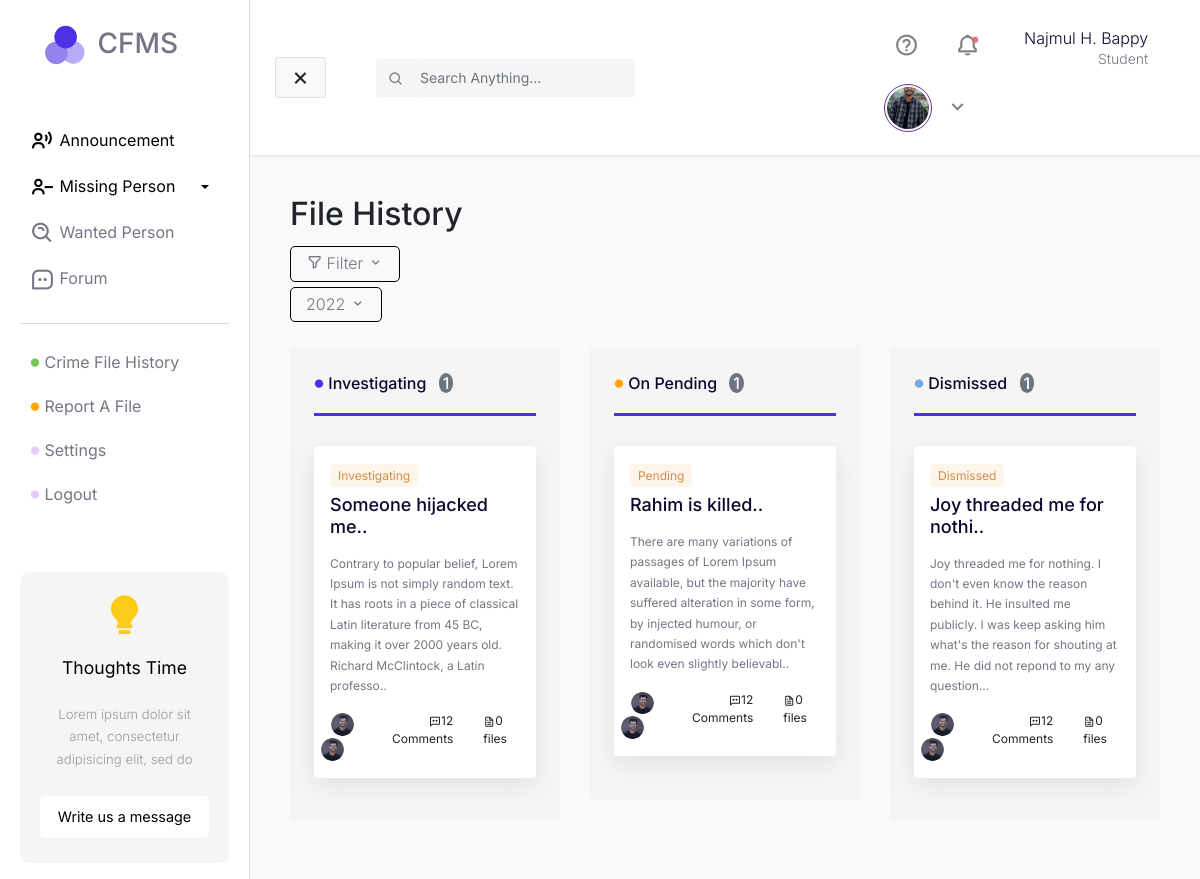
Before: /crime-file/ (signed in) with the older database file.
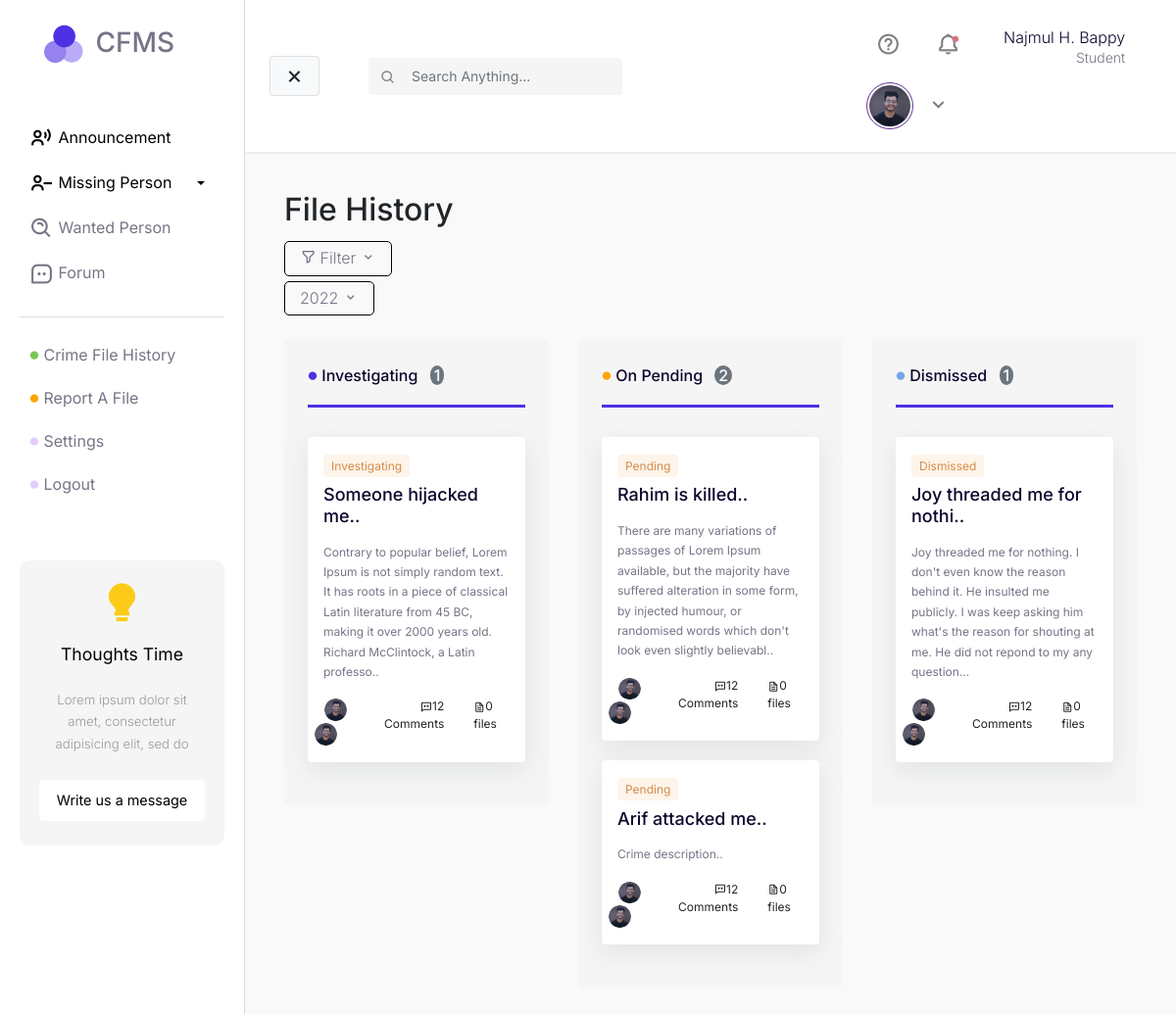
After: the same page with the newer database file.
### core/models.py (models this page shows)
class User(AbstractUser):
    email = models.EmailField(unique=True)
    nid = models.CharField(unique=True, max_length=20)
    photo = models.ImageField(upload_to = 'profile-photo', null='True')

### crimeFile/models.py (models this page shows)
class Complain(models.Model):
    COMPLAIN_TYPE_GD = 'GD'
    COMPLAIN_TYPE_CASE_FILE = 'CF'
    COMPLAIN_TYPE_CHOICES = [
        (COMPLAIN_TYPE_GD, 'GD'),
        (COMPLAIN_TYPE_CASE_FILE, 'CASE FILE'),
    ]
    COMPLAIN_PENDING = "pending"
    COMPLAIN_INVESTIGATING = "investigating"
    COMPLAIN_DISMISSED = "dismissed"
    COMPLAIN_STATUS_CHOICES = [
        (COMPLAIN_PENDING, 'Pending'),
        (COMPLAIN_INVESTIGATING, 'Investigating'),
        (COMPLAIN_DISMISSED, 'Dismissed'),
    ]
    title = models.CharField(max_length=255)
    user = models.ForeignKey(settings.AUTH_USER_MODEL, on_delete=models.PROTECT)
    criminal = models.CharField(max_length=1000)
    victim = models.CharField(max_length=255)
    type = models.CharField(
        max_length=2, choices=COMPLAIN_TYPE_CHOICES, default=COMPLAIN_TYPE_GD)
    phone = models.CharField(max_length=255)
    description = models.TextField()
    status = models.CharField(max_length=255, choices=COMPLAIN_STATUS_CHOICES, default=COMPLAIN_PENDING)

### crimeFile/views.py (the view)
# urls.py: path('', views.FileHistoryView, name="fileHistoryView"),
def FileHistoryView(request):
    if request.user.is_authenticated:
        complain_list_on_pending = Complain.objects.filter(user=request.user, status='pending')
        complain_list_on_investigation = Complain.objects.filter(user=request.user, status='investigating')
        complain_list_on_dismissed = Complain.objects.filter(user=request.user, status='dismissed')
        context = {
            'pending_complain_list': complain_list_on_pending,
            'investigating_complain_list': complain_list_on_investigation,
            'dismissed_complain_list': complain_list_on_dismissed,
        }
        return render(request, "file-history.html", context)
    return redirect('/login')

### templates/file-history.html
{% extends "base.html" %} {% load static %} {% block css %}
<link rel="stylesheet" href="{% static 'css/file-history/style.css' %}" />
{% endblock %}{% block main %}
<div class="page-title">
  <h2>File History</h2>
</div>
<div class="sorting row">
  <div class="col-md-3">
    <p class="border-box filter">
      <i class="bx bx-filter-alt"></i> Filter
      <i class="bx bx-chevron-down"></i>
    </p>
    <p class="border-box filter">2022 <i class="bx bx-chevron-down"></i></p>
  </div>
</div>
<div class="crime-file-block">
  <div class="row gx-5">
    <div class="col">
      <div class="p-4 file-column mt-4 rounded bx-shad">
        <p class="title">
          <i class="crime-history bx bxs-circle"></i> Investigating
          <span class="bg-secondary ml-2 px-1 rounded-circle text-white"
            >{{ investigating_complain_list.count }}</span
          >
        </p>
        <div class="s-line"></div>
        {% if investigating_complain_list %}
        <div class="hello">
          {% for complain in investigating_complain_list %}
          <div class="content file-cart bg-white py-3 px-3 rounded">
            <a href="{% url 'singleFileView' id=complain.id %}">
              <div class="status">
                <p class="d-inline px-2 py-1 rounded">
                  {{ complain.status|capfirst }}
                </p>
              </div>
              <div class="title py-2">
                <h6>{{ complain.title|capfirst | slice:":25" }}..</h6>
              </div>
              <div class="file-cart-desc">
                <p>{{ complain.description | slice:":200" }}..</p>
              </div>
              <div class="file-cart-option row">
                <div class="col-md-5 row">
                  <div class="col">
                    <img src="{% static 'files/profile-pic.png' %}" alt="" />
                    <img src="{% static 'files/profile-pic.png' %}" alt="" />
                  </div>
                </div>
                <div class="col-md-5 text-right">
                  <i class="bx bx-comment-dots"></i>12 Comments
                </div>
                <div class="col"><i class="bx bx-file"></i>0 files</div>
              </div>
            </a>
          </div>
          {% endfor %}
        </div>
        {% else %}
        <p>No files on investigation.</p>
        {% endif %}
      </div>
    </div>
    <div class="col pending-col">
      <div class="p-4 file-column mt-4 rounded bx-shad">
        <p class="title">
          <i class="crime-history bx bxs-circle"></i> On Pending
          <span class="bg-secondary ml-2 px-1 rounded-circle text-white"
            >{{ pending_complain_list.count }}</span
          >
        </p>
        <div class="s-line"></div>
        {% if pending_complain_list %}
        <div class="hello">
          {% for complain in pending_complain_list %}
          <div class="content file-cart bg-white py-3 px-3 rounded">
            <a href="{% url 'singleFileView' id=complain.id %}">
              <div class="status">
                <p class="d-inline px-2 py-1 rounded">
                  {{ complain.status|capfirst }}
                </p>
              </div>
              <div class="title py-2">
                <h6>{{ complain.title|capfirst | slice:":25" }}..</h6>
              </div>
              <div class="file-cart-desc">
                <p>{{ complain.description | slice:":200" }}..</p>
              </div>
              <div class="file-cart-option row">
                <div class="col-md-5 row">
                  <div class="col">
                    <img src="{% static 'files/profile-pic.png' %}" alt="" />
                    <img src="{% static 'files/profile-pic.png' %}" alt="" />
                  </div>
                </div>
                <div class="col-md-5 text-right">
                  <i class="bx bx-comment-dots"></i>12 Comments
                </div>
                <div class="col"><i class="bx bx-file"></i>0 files</div>
              </div>
            </a>
          </div>
          {% endfor %}
        </div>
        {% else %}
        <p>No files on pending.</p>
        {% endif %}
      </div>
    </div>
    <div class="dismissed-col col">
      <div class="p-4 file-column mt-4 rounded bx-shad">
        <p class="title">
          <i class="crime-history bx bxs-circle"></i> Dismissed
          <span class="bg-secondary ml-2 px-1 rounded-circle text-white"
            >{{ dismissed_complain_list.count }}</span
          >
        </p>
        <div class="s-line"></div>
        {% if dismissed_complain_list %}
        <div class="hello">
          {% for complain in dismissed_complain_list %}
          <div class="content file-cart bg-white py-3 px-3 rounded">
            <a href="{% url 'singleFileView' id=complain.id %}">
              <div class="status">
                <p class="d-inline px-2 py-1 rounded">
                  {{ complain.status|capfirst }}
                </p>
              </div>
              <div class="title py-2">
                <h6>{{ complain.title|capfirst | slice:":25" }}..</h6>
              </div>
              <div class="file-cart-desc">
                <p>{{ complain.description | slice:":200" }}..</p>
              </div>
              <div class="file-cart-option row">
                <div class="col-md-5 row">
                  <div class="col">
                    <img src="{% static 'files/profile-pic.png' %}" alt="" />
                    <img src="{% static 'files/profile-pic.png' %}" alt="" />
                  </div>
                </div>
                <div class="col-md-5 text-right">
                  <i class="bx bx-comment-dots"></i>12 Comments
                </div>
                <div class="col"><i class="bx bx-file"></i>0 files</div>
              </div>
            </a>
          </div>
          {% endfor %}
        </div>
        {% else %}
        <p>No files dismissed yet.</p>
        {% endif %}
      </div>
    </div>
  </div>
</div>
{% endblock %}

### templates/base.html (shortened to what this page needs)
<!DOCTYPE html>
<html lang="en">
  <head>
    {% load static %}
    <link
      href="https://unpkg.com/boxicons@2.1.1/css/boxicons.min.css"
      rel="stylesheet"
    />
    <link
      rel="stylesheet"
      href="https://stackpath.bootstrapcdn.com/bootstrap/4.1.0/css/bootstrap.min.css"
    />
    <link
      rel="stylesheet"
      href="https://cdn.jsdelivr.net/npm/boxicons@latest/css/boxicons.min.css"
    />
    <link
      rel="stylesheet"
      href="https://cdnjs.cloudflare.com/ajax/libs/font-awesome/6.0.0/css/all.min.css"
    />
    <link
      rel="stylesheet"
      href="https://cdn.jsdelivr.net/npm/bootstrap-icons@1.4.1/font/bootstrap-icons.css"
    />
    <link rel="stylesheet" href="{% static 'css/base.css'%}" />
    {% block css %} {% endblock %}
  </head>
  <body>
    <div class="wrapper">
      <nav id="sidebar">
        <div class="sidebar-header">
          <h3>
            <img class="logo" src="{% static 'files/logo.png' %}" alt="" /> CFMS
          </h3>
        </div>
        <ul class="list-unstyled components">
          <li class="active">
            <a href="{% url 'announcementv' %}"
              ><i class="bx bx-user-voice"></i> Announcement</a
            >
          </li>
          <li class="active">
            <a
              href="#missing-person-menu"
              data-toggle="collapse"
              aria-expanded="false"
              class="dropdown-toggle"
              ><i class="bx bx-user-minus"></i> Missing Person</a
            >
          </li>
          <li>
            <a href="{% url 'wantedPerson' %}"
              ><i class="bx bx-search-alt"></i> Wanted Person</a
            >
          </li>
          <li>
            <a href="{% url 'forumView' %}"
              ><i class="bx bx-message-square-dots"></i> Forum</a
            >
          </li>
        </ul>
        <ul class="list-unstyled sidebar-second-part">
          <li>
            <a href="{% url 'fileHistoryView' %}"
              ><i class="crime-history bx bxs-circle"></i> Crime File History</a
            >
          </li>
          <li>
            <a href="{% url 'addFileView' %}"
              ><i class="crime-report bx bxs-circle"></i> Report A File</a
            >
          </li>
          <li>
            <a href="#"><i class="crime-forum bx bxs-circle"></i> Settings</a>
          </li>
          <li>
            {% if request.user.is_authenticated %}
            <a href="{% url 'logoutView' %}"
              ><i class="crime-logout bx bxs-circle"></i> Logout</a
            >
            {% else %}
            <a href="{% url 'loginView' %}"
              ><i class="crime-logout bx bxs-circle"></i> Login</a
            >
            {% endif %}
          </li>
        </ul>
        <ul class="list-unstyled CTAs">
          <li>
            <i class="bx bxs-bulb"></i>
          </li>
          <li>
            <p class="title"><strong>Thoughts Time</strong></p>
          </li>
          <li class="text">
            <p>
              Lorem ipsum dolor sit amet, consectetur adipisicing elit, sed do
            </p>
          </li>
          <li>
            <a href="">Write us a message</a>
          </li>
        </ul>
      </nav>
      <div id="content">
        <nav class="navbar navbar-expand-lg navbar-light sticky-top">
          <div class="container-fluid">
            <button type="button" id="sidebarCollapse" class="btn btn-light">
              <i id="menu-collapse-button" class="bx bx-x"></i>
            </button>
            <div class="input-group top-search-form">
              <div class="input-group-prepend">
                <button class="btn btn-outline-light" type="button">
                  <i class="bx bx-search" style="color: gray"></i>
                </button>
              </div>
              <form action="post">
                <input
                  type="text"
                  class="form-control"
                  placeholder="Search Anything..."
                  aria-label=""
                  aria-describedby="basic-addon1"
                />
              </form>
            </div>
            <div class="collapse navbar-collapse" id="navbarSupportedContent">
              <ul class="nav navbar-nav ml-auto">
                <li class="nav-item">
                  <a class="nav-link" href="#"
                    ><i class="bx bx-help-circle"></i
                  ></a>
                </li>
                {% if request.user.is_authenticated %}
                <li class="nav-item">
                  <a class="nav-link before-dot" href="#"
                    ><i class="bx bx-bell"></i
                  ></a>
                </li>
                <li class="nav-item">
                  <a class="nav-link"
                    ><p class="name">
                      {{ request.user.first_name }} {{ request.user.last_name }}
                    </p>
                    <p class="profession">Student</p></a
                  >
                </li>
                {% endif %} {% if request.user.is_authenticated %}
                <div class="dropdown nav-link">
                  <a
                    class="row top-profile-btn"
                    type="button"
                    id="dropdownMenuButton"
                    data-toggle="dropdown"
                    aria-haspopup="true"
                    aria-expanded="false"
                  >
                    <div class="col-md-4">
                      {% if request.user.photo %}
                      <img src="{{ request.user.photo.url }}" alt="" />
                      {% else %}
                      <img src="{% static 'files/profile-pic.png' %}" alt="" />
                      {% endif %}
                    </div>
                    <div class="col-md-2">
                      <i class="bx bx-chevron-down"></i>
                    </div>
                  </a>
                </div>
                {% else %}
                <a href="{% url 'loginView' %}" class="btn btn-secondary"
                  >Login</a
                >
                {% endif %}
              </ul>
            </div>
          </div>
        </nav>
        <div class="main-body">
          <div class="body-content">{% block main %} {% endblock %}</div>
        </div>
      </div>
    </div>
  </body>
</html>

Changed rows visible on the page:
changed User "Najmul H.": user.photo: a different picture
added Complain: status "Pending", title "Arif attacked me", description "Crime description"
Other visible differences:
{{ pending_complain_list.count }}: "1" → "2"
